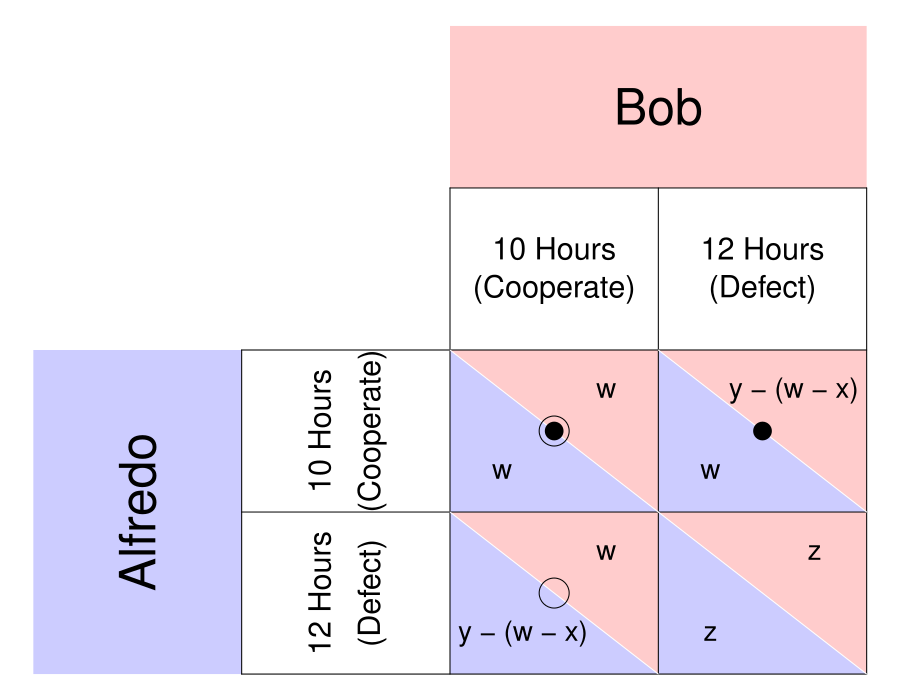

Reproduce this figure in R.
require(ggplot2)
require(shape)
pdf(file = "society/matrix_fishermen_general_liability.pdf", width = 9, height = 7)

par(mar =  c(0, 0, 0, 0))
xlims <- c(0, 8)
ylims <- c(0, 8)

#TextSizes
PlayerSize <- 3
StratSize <- 1.8
PayoffSize <- 1.7
p1fadelevel <- 0.2
p2fadelevel <- 0.2

#Payoffs are listed as c("NW", "SW", "NE", "SE")

#Considerations for Player 1
P1Name <- c("Alfredo")
P1Strat <- c("10 hours", "12 hours")
P1Strat2 <- c("(Cooperate)", "(Defect)")
P1Payoffs <- c("w", "y - (w - x)", "w", "z")
P1BR1 <- c("NW") #Must be NW or SW - the BR prints accordingly. 
P1BR2 <- c("NE") #Must be NE or SE - the BR prints accordingly. 
P1bestsize <- 2.5 #Adjusts size of point indicating best response of P1
#NW = (5, 3); SW = (5,1); NE = (7, 3); SE = (7, 1)

#Considerations for Player 2
P2Name <- c("Bob")
P2Strat <- c("10 hours", "12 hours")
P2Strat2 <- c("(Cooperate)", "(Defect)")
P2Payoffs <- c("w", "w", "y - (w - x)", "z")
P2BR1 <- c("NW") #Must be NW or SW - the BR prints accordingly. 
P2BR2 <- c("SW") #Must be NE or SE - the BR prints accordingly. 
P2bestsize <- 4 #Adjusts size of circle indicating best response of P1

plot(0, 0, xlim = xlims, ylim = ylims, type = "n",
     xlab = expression(""),
     ylab = expression(""),
     xaxt = "n", 
     yaxt = "n", 
     cex.lab = 2, 
     bty = "n")



#Color and label for Player 1 and their strategies
polygon(c(0,0,2,2,0), c(0,4,4,0,0), col=rgb(0, 0, 1, p1fadelevel), density=NULL, border = NA)
text(1, 2, P1Name[1], srt = 90, cex = PlayerSize)
text(2.75, 3, P1Strat[1], cex = StratSize, srt = 90)
text(3.25, 3, P1Strat2[1], cex = StratSize, srt = 90)
text(2.75, 1, P1Strat[2], cex = StratSize, srt = 90)
text(3.25, 1, P1Strat2[2], cex = StratSize, srt = 90)


#Color and label for Player 2
polygon(c(4,4,8,8,4), c(8,6,6,8,8), col=rgb(1, 0, 0, p2fadelevel), density=NULL, border = NA)
text(6, 7, P2Name[1], cex = PlayerSize)

text(5, 5.25, P2Strat[1], cex = StratSize)
text(5, 4.75, P2Strat2[1], cex = StratSize)
text(7, 5.25, P2Strat[2], cex = StratSize)
text(7, 4.75, P2Strat2[2], cex = StratSize)

#NorthWest cell 
#P1
polygon(c(4,4,6,4), c(4,2,2,4), col=rgb(0, 0, 1, p1fadelevel), density=NULL, border = NA)
#P2
polygon(c(4,6,6,4), c(4,4,2,4), col=rgb(1, 0, 0, p2fadelevel), density=NULL, border = NA)

#P1
text(4.5, 2.5, P1Payoffs[1], cex = PayoffSize)
#P2
text(5.5, 3.5, P2Payoffs[1], cex = PayoffSize)

#SouthWest cell  
#P1
polygon(c(4,4,6,4), c(2,0,0,2), col=rgb(0, 0, 1, p1fadelevel), density=NULL, border = NA)
#P2
polygon(c(4,6,6,4), c(2,2,0,2), col=rgb(1, 0, 0, p2fadelevel), density=NULL, border = NA)

#P1
text(4.7, 0.5, P1Payoffs[2], cex = PayoffSize)
#P2
text(5.5, 1.5, P2Payoffs[2], cex = PayoffSize)


#NorthEast cell 
#P1
polygon(c(6,6,8,6), c(4,2,2,4), col=rgb(0, 0, 1, p1fadelevel), density=NULL, border = NA)
#P2
polygon(c(6,8,8,6), c(4,4,2,4), col=rgb(1, 0, 0, p2fadelevel), density=NULL, border = NA)
#P1
text(6.5, 2.5, P1Payoffs[3], cex = PayoffSize)
#P2
text(7.3, 3.5, P2Payoffs[3], cex = PayoffSize)

#SouthEast cell 
#P1
polygon(c(6,6,8,6), c(2,0,0,2), col=rgb(0, 0, 1, p1fadelevel), density=NULL, border = NA)
#P2
polygon(c(6,8,8,6), c(2,2,0,2), col=rgb(1, 0, 0, p2fadelevel), density=NULL, border = NA)
#P1
text(6.5, 0.5, P1Payoffs[4], cex = PayoffSize)
#P2
text(7.5, 1.5, P2Payoffs[4], cex = PayoffSize)


#Lines for the Table
segments(8, 0, 8, 6, lty = 1, col = "black")
segments(4, 6, 8, 6, lty = 1, col = "black")
segments(2, 0, 2, 4, lty = 1, col = "black")
segments(2, 0, 8, 0, lty = 1, col = "black")
segments(2, 4, 8, 4, lty = 1, col = "black")
segments(4, 0, 4, 6, lty = 1, col = "black")
segments(2, 2, 8, 2, lty = 1, col = "black")
segments(6, 0, 6, 6, lty = 1, col = "black")

#Diagonals
#NW
segments(4, 4, 6, 2, lty = 1, col = "white")
#NE
segments(6, 4, 8, 2, lty = 1, col = "white")
#SW
segments(4, 2, 6, 0, lty = 1, col = "white")
#Se
segments(6, 2, 8, 0, lty = 1, col = "white")


#Best responses 
#P1 
if (P1BR1[1] == "NW"){
  points(5, 3, pch = 16, col = "black", cex = P1bestsize)
} else{points(5, 1, pch = 16, col = "black", cex = P1bestsize)
}

if (P1BR2[1] == "NE"){
  points(7, 3, pch = 16, col = "black", cex = P1bestsize)
} else{points(7, 1, pch = 16, col = "black", cex = P1bestsize)
}


#P2
if (P2BR1[1] == "NW"){
  points(5, 3, pch = 1, col = "black", cex = P2bestsize)
} else{points(7, 3, pch = 1, col = "black", cex = P2bestsize)
}

if (P2BR2[1] == "SW"){
  points(5, 1, pch = 1, col = "black", cex = P2bestsize)
} else{points(7, 1, pch = 1, col = "black", cex = P2bestsize)
}

dev.off()
